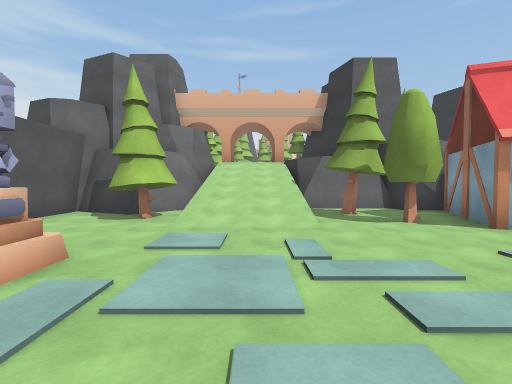
[1] (above)

12 first-person views from a walk through a 3-D level made in the Unity game engine. The camera is 1.5 m above the floor, tilts 2° down and sees 85° across. The floor is counted in squares, 2 m on a side. Each view is taken from the middle of a square. On the plan, view 1 faces up. The plan holds only what a view shows up to about 10 squares ahead; the rest is blank. The place goes on beyond the plan. The player character is not drawn.

[2]
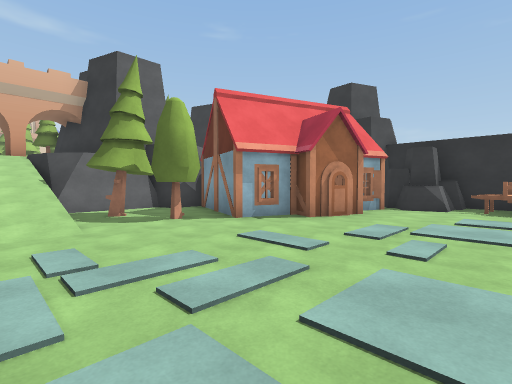

[3]
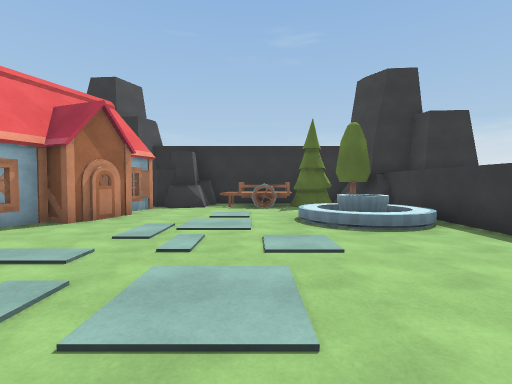

[4]
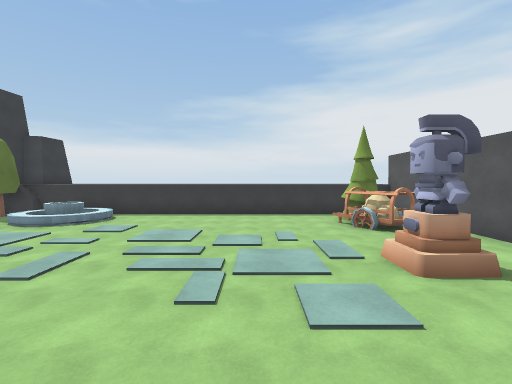

[5]
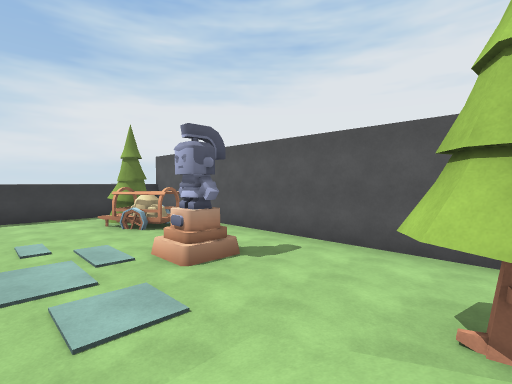

[6]
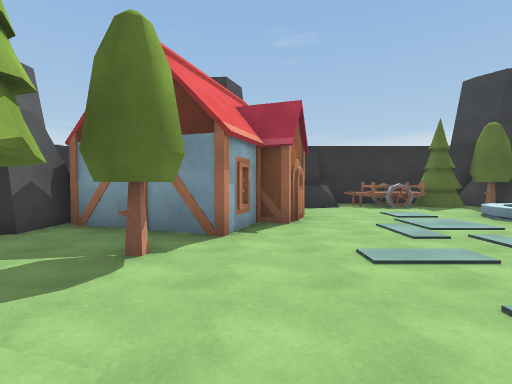

[7]
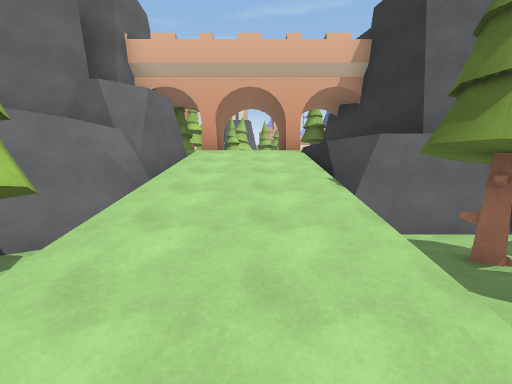

[8]
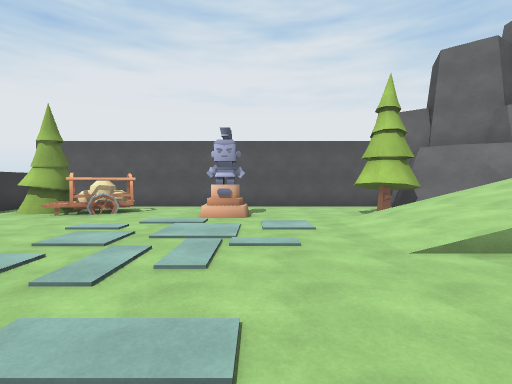

[9]
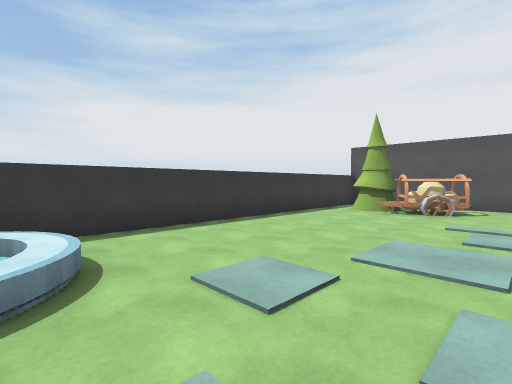

[10]
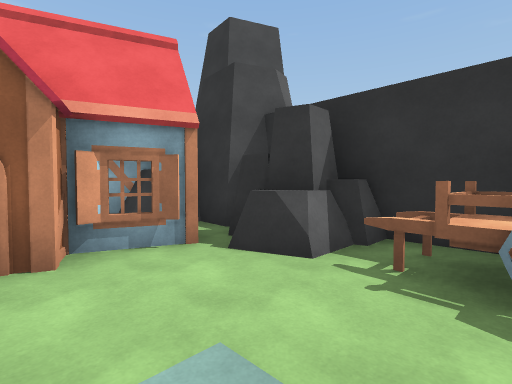

[11]
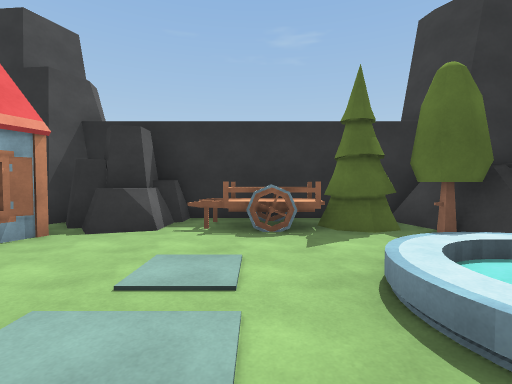

[12]
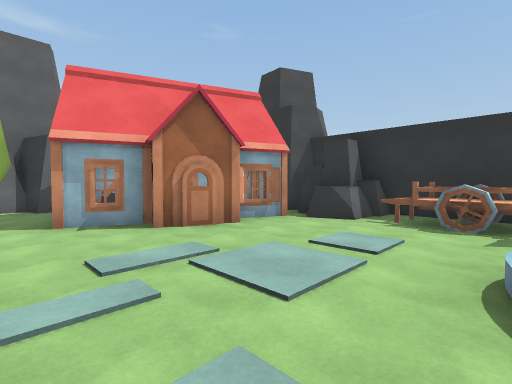

### Floor plan
Key: @ floor where view 1 was taken; # wall or solid block; . main floor; : floor 3 m higher than the main floor; / step, stairs or slope; = window, fence, low wall or low ledge; v drop or lower ground; T tree; H house; S statue; R rock; C cart; F fountain; O other object.
Columns run from 5 left of view 1 to 10 right of it. Each row starts with its distance up from view 1.
 14        T
 13    T# ##
 12    T# ##
 11    ##:###
 10    #///:#
  9   ##//v####
  8 ####///#####O
  7 ###T///T..OOO
  6 #.TT//=...H.H#
  5 #...///.TH.H.##
  4 #.........H.HH##
  3 #..........H.RR#
  2 #..S..........R#
  1 #............CC#
  0 #.C..@........C#
 -1 #.C.......//..T#
 -2 #.T.......FF//T#
 -3 #.T......./  T##
 -4 ################

Positions as (right, up) in squares from view 1, and headings:
1: (0, 0), facing up
2: (0, 0), facing up-right
3: (0, 0), facing right
4: (0, 6), facing down
5: (0, 6), facing down-left
6: (0, 4), facing right
7: (0, 4), facing up
8: (4, 3), facing left
9: (5, 1), facing down-left
10: (6, 0), facing up-right
11: (4, 0), facing right
12: (3, -1), facing up-right
